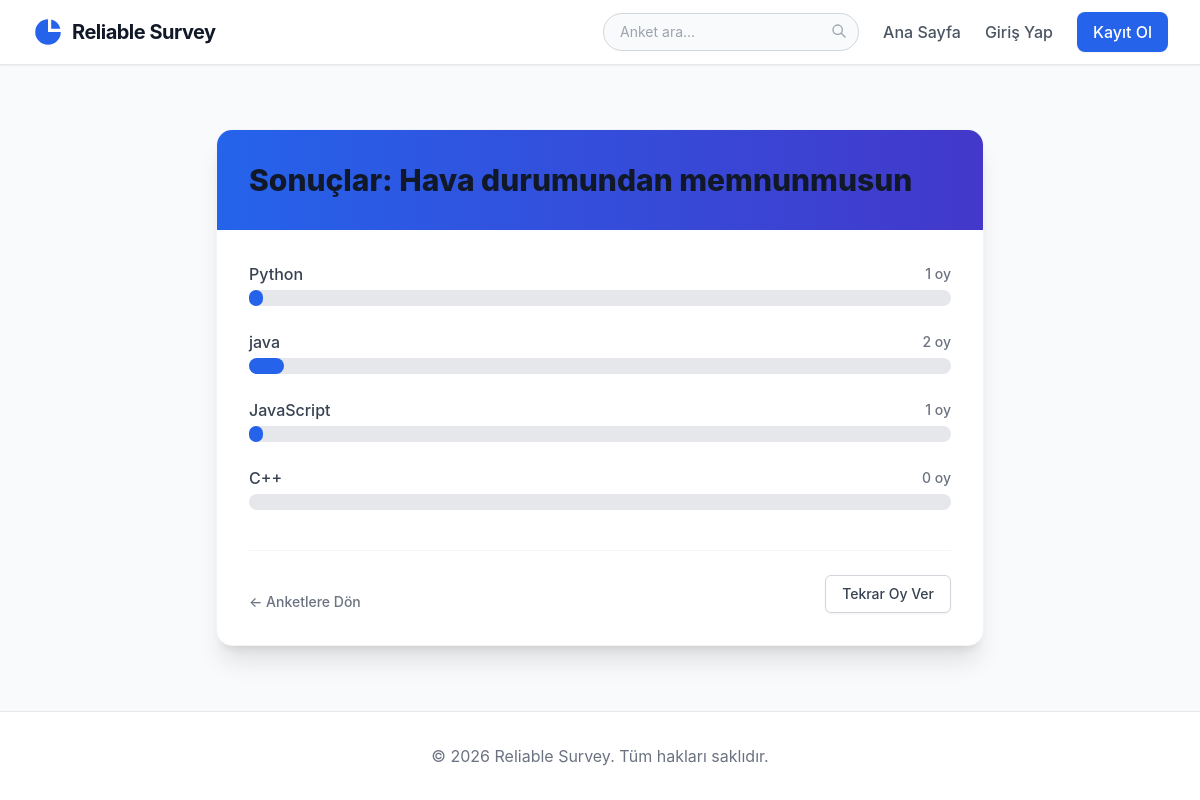
Page /polls/1/results/ on the committed database.
### polls/models.py (models this page shows, shortened)
class Question(models.Model):
    question_text = models.CharField(max_length=200)
    pub_date = models.DateTimeField("date published")
    author = models.ForeignKey(User, on_delete=models.CASCADE, null=True, blank=True)
    country = models.CharField(max_length=50, choices=COUNTRY_CHOICES, default='Türkiye')
    question_type = models.CharField(max_length=50, choices=QUESTION_TYPE_CHOICES, default='Genel')
    region = models.CharField(max_length=50, choices=REGION_CHOICES, default='Genel', blank=True, null=True)
    is_private_results = models.BooleanField(default=False)

class Choice(models.Model):
    question = models.ForeignKey(Question, on_delete=models.CASCADE)
    choice_text = models.CharField(max_length=200)
    votes = models.IntegerField(default=0)

### polls/views.py (the view)
# urls.py: path("<int:pk>/results/", views.ResultsView.as_view(), name="results"),
class ResultsView(generic.DetailView):
    model = Question
    template_name = "polls/results.html"

### polls/templates/polls/results.html (shortened to what this page needs)
{% extends "polls/base.html" %}
{% block content %}
<div class="max-w-3xl mx-auto bg-white rounded-2xl shadow-xl overflow-hidden mt-8 border border-gray-100">
    {% if question.is_private_results and user != question.author %}
        <div class="p-12 text-center">
            <svg class="w-16 h-16 text-gray-400 mx-auto mb-4" fill="none" stroke="currentColor" viewBox="0 0 24 24"><path stroke-linecap="round" stroke-linejoin="round" stroke-width="2" d="M12 15v2m-6 4h12a2 2 0 002-2v-6a2 2 0 00-2-2H6a2 2 0 00-2 2v6a2 2 0 002 2zm10-10V7a4 4 0 00-8 0v4h8z"></path></svg>
            <h2 class="text-2xl font-bold text-gray-900 mb-2">Sonuçlar Gizli</h2>
            <p class="text-gray-500">Bu anketin sonuçları sadece oluşturan kişi tarafından görülebilir.</p>
            <a href="{% url 'polls:index' %}" class="mt-6 inline-block bg-blue-600 text-white px-6 py-2 rounded-lg font-medium hover:bg-blue-700">Anketlere Dön</a>
        </div>
    {% else %}
    <div class="bg-gradient-to-r from-blue-600 to-indigo-700 p-8 text-white">
        <h1 class="text-3xl font-extrabold text-gray-900">Sonuçlar: {{ question.question_text }}</h1>
    </div>
    <div class="p-8">
        <div class="space-y-6">
            {% for choice in question.choice_set.all %}
                <div>
                    <div class="flex justify-between items-center mb-1">
                        <span class="text-base font-medium text-gray-700">{{ choice.choice_text }}</span>
                        <span class="text-sm font-medium text-gray-500">{{ choice.votes }} oy</span>
                    </div>
                    <div class="w-full bg-gray-200 rounded-full h-4">
                        <div class="bg-blue-600 h-4 rounded-full" style="width: {% widthratio choice.votes question.choice_set.all|length 10 %}%"></div>
                    </div>
                </div>
            {% endfor %}
        </div>
        <div class="mt-10 pt-6 border-t border-gray-100 flex justify-between items-center">
            <a href="{% url 'polls:index' %}" class="inline-block mt-4 text-gray-500 hover:text-gray-700 font-medium text-sm">
            &larr; Anketlere Dön
        </a>
            <a href="{% url 'polls:detail' question.id %}" class="inline-flex items-center px-4 py-2 border border-gray-300 shadow-sm text-sm font-medium rounded-md text-gray-700 bg-white hover:bg-gray-50 focus:outline-none focus:ring-2 focus:ring-offset-2 focus:ring-blue-500">
                Tekrar Oy Ver
            </a>
        </div>
    </div>
    {% endif %}
</div>
{% endblock %}

### polls/templates/polls/base.html (style rules this page uses)
body { font-family: 'Inter', -apple-system, BlinkMacSystemFont, "Segoe UI", Roboto, Helvetica, Arial, sans-serif; }

### rows in the picture
Question: question_text "Hava durumundan memnunmusun"
Choice: choice_text "Python", votes "1"
Choice: choice_text "java", votes "2"
Choice: choice_text "JavaScript", votes "1"
Choice: choice_text "C++", votes "0"
